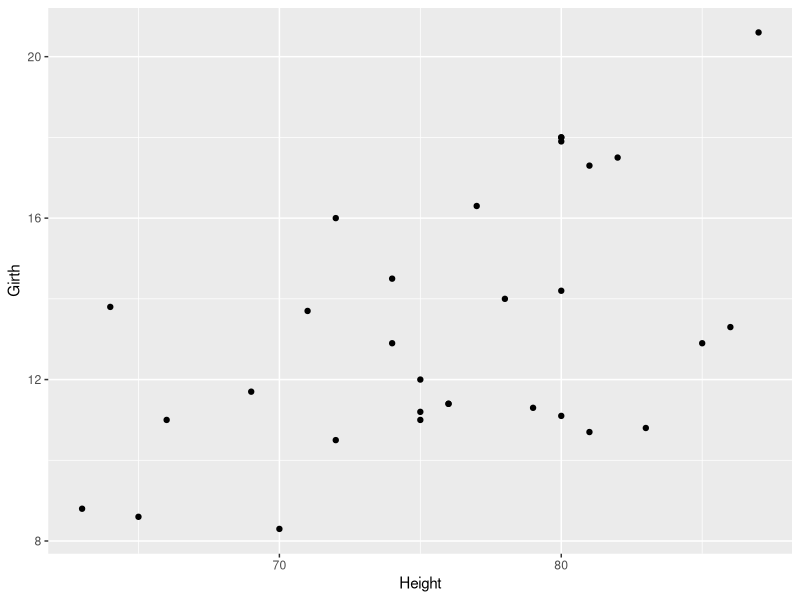
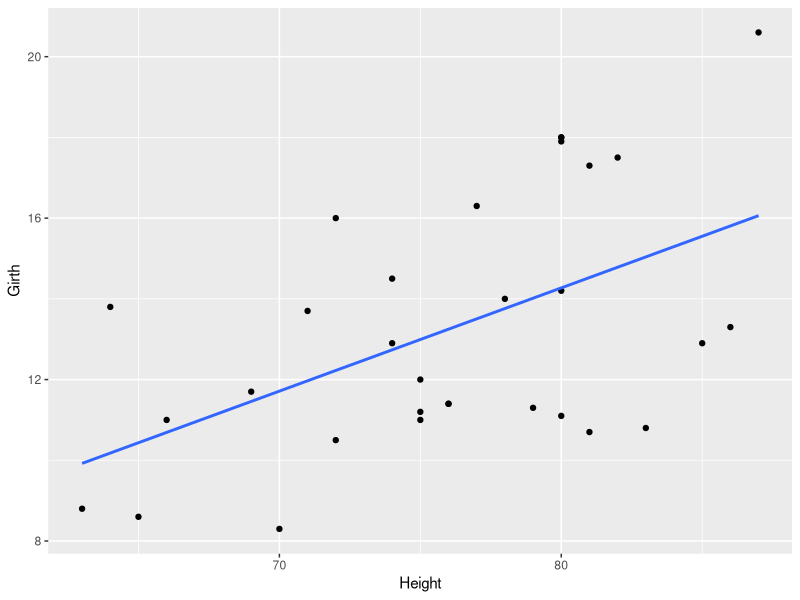
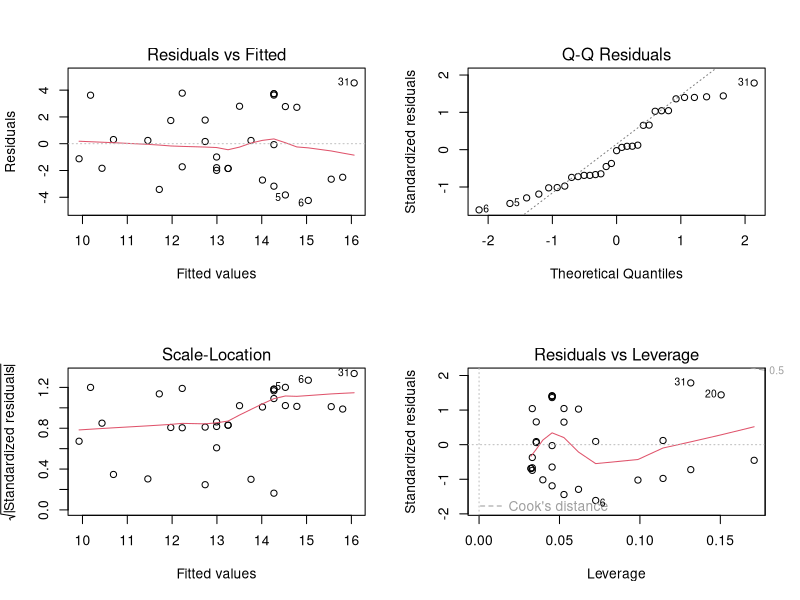
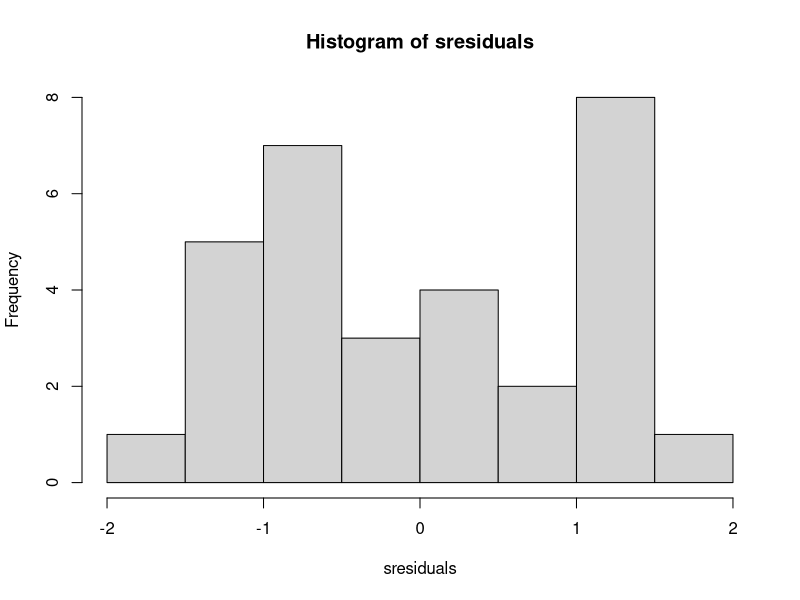
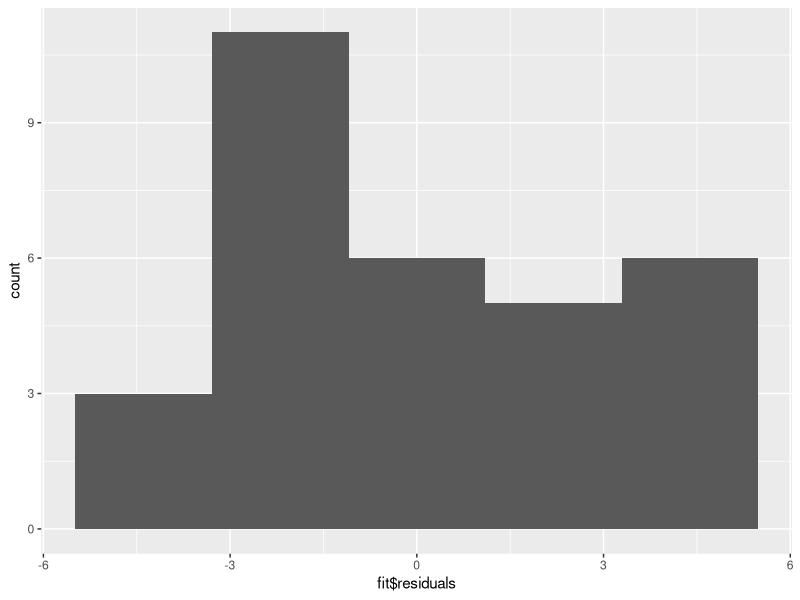

R code for these plots, in order:
#' ---
#' title: "Linear Regression"
#' author: "Toheeb"
#' ---
#' 
#' # Linear Regression
#' 
#' ## Association Testing
#' 
#' Example: Using the built-in trees dataset (it includes girth, height, and volume 
#' measurements for 31 black cherry trees).
#' Question: "Can a tree's height be inferred given its girth?"
#' #' Presumably, it’s easier to measure a trees girth (width around) than it is to measure 
#' its height. Thus, here we want to know whether or not height and girth are associated. In 
#' this case, since we’re asking if we can infer height from girth, girth is the independent 
#' variable and height is the dependent variable. In other words, we’re asking "does height 
#' depend on girth?"
#' 
#' First, before carrying out the linear regression to test for association and answer this 
#' question, we have to be sure linear regression is appropriate. We’ll test for linearity and 
#' homoscedasticity.
#' 
#' To do so, we’ll first use ggplot2 to generate a scatterplot of the variables of interest.
library(magrittr) #contains the pipe operator "%>%" [also contained in the dplyr package]
library(ggplot2)
trees %>%
  ggplot() + 
  geom_point(aes(Height, Girth))

#' Results: the relationship looks approximately linear, but to visually make this a little 
#' easier, we’ll add a line of best first to the plot:
trees %>% 
  ggplot(aes(Height, Girth)) +
  geom_point() +
  geom_smooth(method = "lm", se = F)

#' Results: On the graph, the relationship looks approximately linear and the variance 
#' (distance from points to the line) appears constant across the data. Given this, it’s 
#' appropriate to use linear regression for these data.
#' 
#' 
#' -----------------------------------------------------------------------------
#' -----------------------------------------------------------------------------
#' ## Fitting the Model
#' Now, we can run the linear regression. To do so, we’ll use the lm() function to fit the 
#' model. The syntax for this function is lm(dependent_variable ~ independent_variable, 
#' data = dataset).
fit <- lm(Girth ~ Height , data = trees)

#' 
#' -----------------------------------------------------------------------------
#' -----------------------------------------------------------------------------
#' ## Model Diagnostics
#' Some assumptions of linear regression were mentioned above. After fitting a model, it’s 
#' necessary to check if the model satisfies these assumptions. If the model does not (e.g., 
#' if the relationship is nonlinear), then the model cannot be used and interpreted.
#' 
#' In order to assess the model, a number of diagnostic plots can be very helpful. Diagnostic 
#' plots can be generated using the plot() function with the fitted model as an argument.
par(mfrow = c(2, 2))
plot(fit)
#' Results -- four plots are generated: 
#'   1) **Residuals vs Fitted** - checks linear relationship assumption of linear regression. 
#' A linear relationship will demonstrate a horizontal red line here. Deviations from a 
#' horizontal line suggest nonlinearity and that a different approach may be necessary. In the 
#' current example, the red line is approximately horizontal, which is what we’re looking for. 
#' Additionally, look to be sure there is no clear pattern in the points on the plot - they 
#' should be random (as they are in the current example). Clustering of a bunch of points or 
#' trends in this plot would indicate that the data do not have a linear relationship.
#'   
#'   2) **Normal Q-Q** - checks whether or not the residuals (the difference between the 
#' observed and predicted values) from the model are normally distributed. The best fit model 
#' points fall along the dashed line on the plot. Deviation from this line suggests that a 
#' different analytical approach may be more appropriate In the current example, the points do 
#' not fall perfectly along the dotted line, suggesting that the residuals are not normally 
#' distributed.**
#'   A histogram (or density plot) of the residuals can also be used for this portion of 
#'   regression diagnostics. Here, we’re looking for a Normal distribution of the residuals:
sresiduals <- rstandard(fit)
par(mfrow=c(1,1))
hist(sresiduals)
# This operation coudl also be performed using ggplot:
ggplot(fit, aes(fit$residuals)) + 
  geom_histogram(bins = 5)
#' Results: The QQ Plot and the histogram of the residuals will always give the same answer. 
#' Here, with a limited sample size, the residuals are not perfectly Normally distributed; 
#' however, the points do not fall wildly far from the dotted line.
#'   
#'   3) **Scale-Location** - checks the homoscedasticity of the model. A horizontal red line 
#' with points equally spread out indicates a well-fit model. A non-horizontal line or points 
#' that cluster together suggests that non-homoscedastic data. In the current example, there’s 
#' some indication of heteroscedasticity, with points not being equally far from the 
#' regression line across the observations.
#' **PS: when the data are nonlinear or the variances are not homogeneous (i.e., are not 
#' **homoscedastic), the data can be transformed (log, root) before running the linear 
#' regression model.
#'   
#'   4) **Residuals vs Leverage** - helps to identify outlier or extreme values that may 
#'   disproportionately affect the model’s results. Their inclusion or exclusion from the 
#'   analysis may affect the results of the analysis. Note that the top three most extreme 
#'   values are identified with numbers next to the points in all four plots. Generally 
#'   speaking, **standardized residuals greater than 3 or less than -3** are to be considered 
#'   as outliers. In the current example, there are no values in that range (looking at the 
#'   y-axis), suggesting that there are **no extreme outliers** driving the results of the 
#'   analysis.
#' 
#' 
#' -----------------------------------------------------------------------------
#' -----------------------------------------------------------------------------
#' ## Interpreting the Model
#' While the relationship in this example appears to be linear; does not appear to to be 
#' affected by outliers; is approximately homoscedastic; and has residuals that are not 
#' perfectly Normally distributed, but fall close to the line in the QQ plot, ... the model 
#' results can still be interpreted.
summary(fit)
#' The summary() function outputs values of particular interest, among others: 
#'        the beta estimate, 
#'        the standard error (SE), 
#'        and the p-value.
#' 
#' From the beta estimate, (which is positive here), we confirm that the relationship is 
#'    positive (which we could also tell from the scatterplot). We can also interpret this 
#'    beta estimate explicitly. Also known as the beta coefficient, it is how much the 
#'    dependent variable will change given a one unit increase in the independent variable. 
#'    In the case of the trees, a beta estimate of 0.256, indicates that for every inch a 
#'    tree’s girth increases, its height will increase by 0.256 inches. Thus, we not only 
#'    know that there’s a positive relationship between the two variables, but we know by 
#'    precisely how much one variable will change given a single unit increase in the other 
#'    variable. Note that we’re looking at the second row in the output here, where the row 
#'    label is “Height”. This row quantifies the relationship between our two variables. 
#'    The first row quantifies the intercept, or where the line crosses the y-axis.
#' 
#' The standard error and p-value are also included in this output. Error is typically 
#'    something we want to minimize (in life and in statistical analyses), so the smaller the 
#'    error, the more confident we are in the association between these two variables.
#' 
#' The beta estimate and the standard error are then both considered in the calculation of 
#'    the p-value (found in the column Pr[>|t|]). The smaller this value is, the more confident 
#'    we are that this relationship is not due to random chance alone.
#' 
#' 
#' -----------------------------------------------------------------------------
#' -----------------------------------------------------------------------------
#' ## Variance Explained
#' Additionally, the strength of this relationship is summarized using the adjusted 
#'    R-squared metric. This metric explains how much of the variance this regression line 
#'    explains. The more variance explained, the closer this value is to 1. And, the closer 
#'    this value is to 1, the closer the points in your dataset fall to the line of best fit. 
#'    The further they are from the line, the closer this value will be to zero.
#' 
#' As seen in the scatterplot, the data are not exactly on the regression line, so a value of 
#' 0.2445 seems reasonable, suggesting that this model (this regression line) explains 24.45% 
#' of the variance in the data.
#' 
#' 
#' -----------------------------------------------------------------------------
#' -----------------------------------------------------------------------------
#' ## Using broom()
#' Although the summary() output are visually helpful, there's another function that
#'organizes the output into a nice table. The tidy() function (from the broom library)
#' takes the summary output from a statistical model and organize it into a tabular output.
#install.packages("broom")
library(broom)
tidy(fit)

#' 
#' Finally, it’s important to always keep in mind that the interpretation of your inferential 
#' data analysis is incredibly important. When you use linear regression to test for 
#' association, you’re looking at the relationship between the two variables. While girth can 
#' be used to infer a tree’s height, this is just a correlation. It does not mean that an 
#' increase in girth causes the tree to grow more. Associations are correlations. They are not 
#' causal.
#' 
#' For now, however, in response to our question, can we infer a black cherry tree’s height 
#' from its girth, the answer is yes. We would expect, on average, a tree’s height to increase 
#' 0.255 inches for every one inch increase in girth.
#' 
#' 
#' 
#' 
